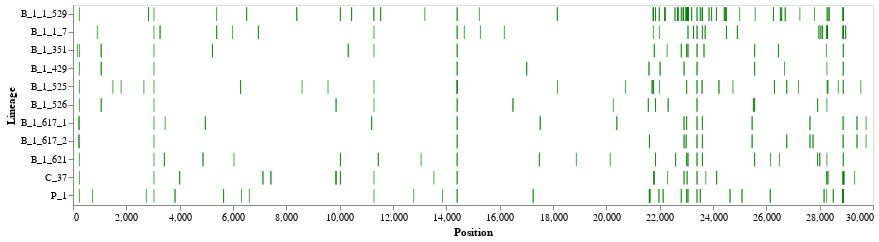

Notebook code for this chart:
### Code cell
alt.renderers.set_embed_options(actions=True)

alt.Chart(df.groupby(['lineage','variant']).agg({'POS':'min'}).reset_index()).mark_tick(color='green').encode(
    x=alt.X("POS:Q",title='Position',axis=alt.Axis(grid=False)),
    y=alt.Y("lineage:O",title='Lineage',
            axis=alt.Axis(grid=False)),
    tooltip=[
            alt.Tooltip("variant",title="variant")]
).properties(
    width=800,
    height=200
)

### Figure 1 — Vega-Lite specification as saved in the notebook (floating-point values rounded to 4 significant figures; data arrays with more than 128 entries replaced by an {"elided": "..."} marker saying what was removed)
{"config": {"view": {"continuousWidth": 400, "continuousHeight": 300}}, "data": {"name": "data-a912f4b02d38fe55ee4321c9d42eafb4"}, "mark": {"type": "tick", "color": "green"}, "encoding": {"tooltip": [{"type": "nominal", "field": "variant", "title": "variant"}], "x": {"type": "quantitative", "axis": {"grid": false}, "field": "POS", "title": "Position"}, "y": {"type": "ordinal", "axis": {"grid": false}, "field": "lineage", "title": "Lineage"}}, "height": 200, "width": 800, "$schema": "https://vega.github.io/schema/vega-lite/v4.8.1.json", "datasets": {"data-a912f4b02d38fe55ee4321c9d42eafb4": {"elided": "485 records"}}}
